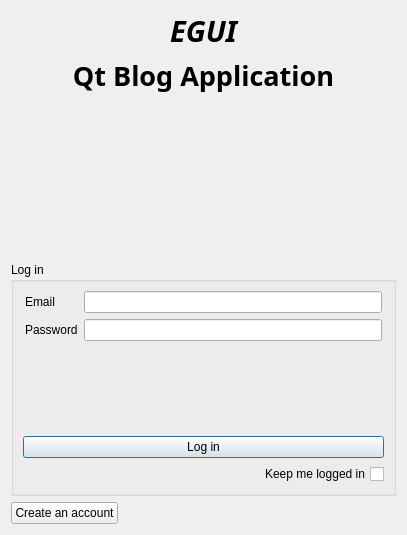
<?xml version="1.0" encoding="UTF-8"?>
<ui version="4.0">
 <class>Dialog</class>
 <widget class="QDialog" name="Dialog">
  <property name="geometry">
   <rect>
    <x>0</x>
    <y>0</y>
    <width>407</width>
    <height>535</height>
   </rect>
  </property>
  <property name="windowTitle">
   <string>Dialog</string>
  </property>
  <layout class="QVBoxLayout" name="verticalLayout_2">
   <item>
    <widget class="QLabel" name="label_8">
     <property name="font">
      <font>
       <family>Segoe UI Black</family>
       <pointsize>22</pointsize>
       <italic>true</italic>
       <bold>true</bold>
      </font>
     </property>
     <property name="text">
      <string>EGUI</string>
     </property>
     <property name="alignment">
      <set>Qt::AlignCenter</set>
     </property>
     <property name="margin">
      <number>10</number>
     </property>
    </widget>
   </item>
   <item>
    <widget class="QLabel" name="label_7">
     <property name="font">
      <font>
       <family>Segoe UI Black</family>
       <pointsize>20</pointsize>
       <bold>true</bold>
      </font>
     </property>
     <property name="text">
      <string>Qt Blog Application</string>
     </property>
     <property name="alignment">
      <set>Qt::AlignCenter</set>
     </property>
     <property name="wordWrap">
      <bool>true</bool>
     </property>
     <property name="margin">
      <number>10</number>
     </property>
    </widget>
   </item>
   <item>
    <spacer name="verticalSpacer_3">
     <property name="orientation">
      <enum>Qt::Vertical</enum>
     </property>
     <property name="sizeHint" stdset="0">
      <size>
       <width>20</width>
       <height>180</height>
      </size>
     </property>
    </spacer>
   </item>
   <item>
    <widget class="QGroupBox" name="groupBox">
     <property name="title">
      <string>Log in</string>
     </property>
     <layout class="QVBoxLayout" name="verticalLayout">
      <item>
       <layout class="QGridLayout" name="gridLayout">
        <property name="leftMargin">
         <number>2</number>
        </property>
        <property name="rightMargin">
         <number>2</number>
        </property>
        <item row="0" column="0">
         <widget class="QLabel" name="label">
          <property name="text">
           <string>Email</string>
          </property>
         </widget>
        </item>
        <item row="0" column="1">
         <widget class="QLineEdit" name="txtUsername"/>
        </item>
        <item row="1" column="0">
         <widget class="QLabel" name="label_2">
          <property name="text">
           <string>Password</string>
          </property>
         </widget>
        </item>
        <item row="1" column="1">
         <widget class="QLineEdit" name="txtPassword">
          <property name="echoMode">
           <enum>QLineEdit::Password</enum>
          </property>
         </widget>
        </item>
       </layout>
      </item>
      <item>
       <spacer name="verticalSpacer">
        <property name="orientation">
         <enum>Qt::Vertical</enum>
        </property>
        <property name="sizeHint" stdset="0">
         <size>
          <width>20</width>
          <height>107</height>
         </size>
        </property>
       </spacer>
      </item>
      <item>
       <layout class="QHBoxLayout" name="horizontalLayout_2">
        <item>
         <widget class="QPushButton" name="pushButton">
          <property name="text">
           <string>Log in</string>
          </property>
         </widget>
        </item>
       </layout>
      </item>
      <item>
       <widget class="QCheckBox" name="checkBox">
        <property name="layoutDirection">
         <enum>Qt::RightToLeft</enum>
        </property>
        <property name="text">
         <string>Keep me logged in</string>
        </property>
        <property name="tristate">
         <bool>false</bool>
        </property>
       </widget>
      </item>
     </layout>
    </widget>
   </item>
   <item>
    <layout class="QHBoxLayout" name="horizontalLayout">
     <item>
      <widget class="QPushButton" name="pushButton_3">
       <property name="text">
        <string>Create an account</string>
       </property>
      </widget>
     </item>
     <item>
      <spacer name="horizontalSpacer">
       <property name="orientation">
        <enum>Qt::Horizontal</enum>
       </property>
       <property name="sizeHint" stdset="0">
        <size>
         <width>40</width>
         <height>20</height>
        </size>
       </property>
      </spacer>
     </item>
    </layout>
   </item>
  </layout>
 </widget>
 <resources/>
 <connections/>
</ui>
